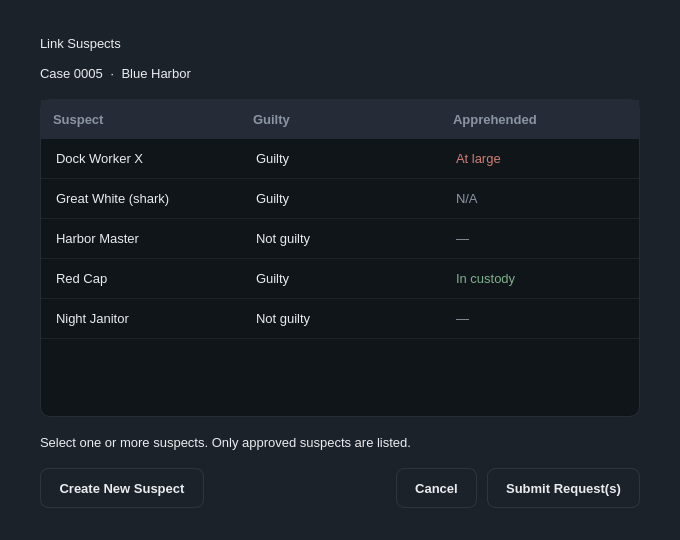
<?xml version="1.0" encoding="UTF-8"?>
<ui version="4.0">
 <class>MainWindow</class>
 <widget class="QMainWindow" name="MainWindow">
  <property name="geometry"><rect><x>0</x><y>0</y><width>680</width><height>540</height></rect></property>
  <property name="windowTitle"><string>MainWindow</string></property>
  <property name="styleSheet"><string notr="true">/* Asche Yiu Police Department - dark / gold theme
   Shared by every .ui file. Widgets pick a style through the dynamic
   property  variant  (Qt Designer: Property Editor &gt; Dynamic Properties). */

QMainWindow, QDialog, QWidget#centralwidget { background: #1c222a; }
QWidget { color: #eaecef; font-family: "Inter", "SF Pro Text", "Segoe UI", "Helvetica Neue", sans-serif; font-size: 13px; }
QLabel { background: transparent; }
QCheckBox { background: transparent; spacing: 8px; }

/* ---- typography ---- */
QLabel[variant="title"]     { font-size: 20px; font-weight: 700; color: #eaecef; }
QLabel[variant="subtitle"]  { font-size: 13px; color: #8b94a3; }
QLabel[variant="field"]     { color: #8b94a3; }
QLabel[variant="section"]   { color: #eaecef; font-size: 14px; font-weight: 600; }
QLabel[variant="cardTitle"] { font-size: 16px; font-weight: 700; color: #eaecef; }
QLabel[variant="value"]     { font-size: 14px; font-weight: 600; color: #eaecef; }
QLabel[variant="hint"]      { color: #8b94a3; font-size: 12px; }
QLabel[variant="stat"]      { color: #c3a459; font-size: 22px; font-weight: 700; }
QFrame[variant="accent"]    { background: #c3a459; border: none; border-radius: 1px; }

/* ---- badges / icons ---- */
QLabel[variant="badgeGold"]  { background: rgba(195,164,89,40);  color: #c3a459; border-radius: 10px; padding: 3px 10px; font-size: 11px; font-weight: 700; }
QLabel[variant="badgeGreen"] { background: rgba(111,159,125,40); color: #7fb08c; border-radius: 10px; padding: 3px 10px; font-size: 11px; font-weight: 700; }
QLabel[variant="badgeRed"]   { background: rgba(184,105,95,45);  color: #cf7d72; border-radius: 10px; padding: 3px 10px; font-size: 11px; font-weight: 700; }
QLabel[variant="badgeMuted"] { background: rgba(139,148,163,35); color: #aab2bf; border-radius: 10px; padding: 3px 10px; font-size: 11px; font-weight: 700; }
QLabel[variant="avatar"]     { background: #c3a459; color: #10151a; border-radius: 24px; font-size: 16px; font-weight: 700; }
QLabel[variant="iconGold"]   { background: rgba(195,164,89,40);  color: #c3a459; border-radius: 30px; font-size: 26px; font-weight: 700; }
QLabel[variant="iconRed"]    { background: rgba(184,105,95,45);  color: #cf7d72; border-radius: 30px; font-size: 26px; font-weight: 700; }

/* ---- containers ---- */
QFrame[variant="card"]      { background: #252c37; border: 1px solid #2d3640; border-radius: 12px; }
QFrame[variant="notice"]    { background: rgba(195,164,89,26);  border: 1px solid rgba(195,164,89,90);  border-radius: 8px; }
QFrame[variant="noticeRed"] { background: rgba(184,105,95,30);  border: 1px solid rgba(184,105,95,100); border-radius: 8px; }
QFrame[variant="dropzone"]  { background: #10151a; border: 1px dashed #3a4552; border-radius: 10px; }
QFrame[variant="card"] QLabel, QFrame[variant="notice"] QLabel, QFrame[variant="noticeRed"] QLabel, QFrame[variant="dropzone"] QLabel { border: none; }

/* ---- inputs ---- */
QLineEdit, QTextEdit, QPlainTextEdit, QDateTimeEdit, QSpinBox, QDoubleSpinBox, QComboBox {
    background: #10151a; border: 1px solid #2d3640; border-radius: 8px; padding: 8px 10px; min-height: 20px;
    selection-background-color: #c3a459; selection-color: #10151a; }
QLineEdit:focus, QTextEdit:focus, QPlainTextEdit:focus, QDateTimeEdit:focus, QSpinBox:focus, QDoubleSpinBox:focus, QComboBox:focus { border: 1px solid #c3a459; }
QLineEdit[readOnly="true"], QPlainTextEdit[readOnly="true"], QTextEdit[readOnly="true"] { background: #161c22; color: #eaecef; }
QComboBox QAbstractItemView { background: #10151a; border: 1px solid #2d3640; selection-background-color: #2b3440; selection-color: #eaecef; outline: 0; }

/* ---- buttons ---- */
QPushButton { background: #1c222a; border: 1px solid #2d3640; border-radius: 8px; padding: 9px 18px; min-height: 20px; font-weight: 600; color: #eaecef; }
QPushButton:hover { background: #232b35; border-color: #3a4552; }
QPushButton:pressed { background: #10151a; }
QPushButton:disabled { color: #5b6573; border-color: #252d36; }
QPushButton[variant="primary"] { background: #c3a459; border: 1px solid #c3a459; color: #10151a; font-weight: 700; }
QPushButton[variant="primary"]:hover { background: #cfb26a; border-color: #cfb26a; }
QPushButton[variant="primary"]:pressed { background: #b39549; }
QPushButton[variant="primary"]:disabled { background: #4a4332; border-color: #4a4332; color: #8a8168; }
QPushButton[variant="accept"] { background: #273235; border: 1px solid #34483f; color: #7fb08c; font-weight: 700; }
QPushButton[variant="accept"]:hover { background: #2c3a3d; }
QPushButton[variant="reject"] { background: #2f2b31; border: 1px solid #4a3638; color: #cf7d72; font-weight: 700; }
QPushButton[variant="reject"]:hover { background: #352e34; }
QPushButton[variant="tile"] { background: #252c37; border: 1px solid #2d3640; border-radius: 12px; padding: 16px 20px; text-align: left; font-size: 14px; font-weight: 500; }
QPushButton[variant="tile"]:hover { border-color: #c3a459; background: #29313d; }

/* ---- lists / tables ---- */
QListWidget, QTableWidget, QTreeWidget { background: #10151a; border: 1px solid #252d36; border-radius: 10px; outline: 0; gridline-color: transparent; alternate-background-color: #131920; }
QListWidget::item { padding: 10px 12px; border-bottom: 1px solid #1d242c; }
QListWidget::item:selected, QTableWidget::item:selected { background: #232b35; color: #eaecef; }
QListWidget::item:hover, QTableWidget::item:hover { background: #1a2129; }
QTableWidget::item { padding: 8px 12px; border-bottom: 1px solid #1d242c; }
QHeaderView { background: #252c37; border: none; border-top-left-radius: 10px; border-top-right-radius: 10px; }
QHeaderView::section { background: #252c37; color: #8b94a3; font-weight: 600; border: none; padding: 10px 12px; }
QTableCornerButton::section { background: #252c37; border: none; }
QTableView::indicator, QListView::indicator, QCheckBox::indicator { width: 16px; height: 16px; border: 1px solid #3a4552; border-radius: 4px; background: #10151a; }
QTableView::indicator:checked, QListView::indicator:checked, QCheckBox::indicator:checked { background: #c3a459; border-color: #c3a459; }

/* ---- tabs ---- */
QTabWidget::pane { border: none; top: 8px; }
QTabBar::tab { background: transparent; color: #8b94a3; padding: 8px 16px; margin-right: 4px; border: none; border-bottom: 2px solid #2d3640; font-weight: 600; }
QTabBar::tab:selected { color: #eaecef; border-bottom: 2px solid #c3a459; }
QTabBar::tab:hover:!selected { color: #c9ced6; }

/* ---- scrollbars ---- */
QScrollBar:vertical { background: transparent; width: 10px; margin: 2px; }
QScrollBar::handle:vertical { background: #2d3640; border-radius: 3px; min-height: 24px; }
QScrollBar:horizontal { background: transparent; height: 10px; margin: 2px; }
QScrollBar::handle:horizontal { background: #2d3640; border-radius: 3px; min-width: 24px; }
QScrollBar::add-line, QScrollBar::sub-line { width: 0; height: 0; }
QScrollBar::add-page, QScrollBar::sub-page { background: transparent; }

/* spin boxes: keep typing area clean, arrows via keyboard / wheel */
QSpinBox::up-button, QSpinBox::down-button, QDoubleSpinBox::up-button, QDoubleSpinBox::down-button { width: 0; border: none; }
</string></property>
  <widget class="QWidget" name="centralwidget"><layout class="QVBoxLayout" name="layout_112"><property name="leftMargin"><number>40</number></property><property name="topMargin"><number>36</number></property><property name="rightMargin"><number>40</number></property><property name="bottomMargin"><number>32</number></property><property name="spacing"><number>18</number></property><item><layout class="QVBoxLayout" name="layout_109"><property name="leftMargin"><number>0</number></property><property name="topMargin"><number>0</number></property><property name="rightMargin"><number>0</number></property><property name="bottomMargin"><number>0</number></property><property name="spacing"><number>6</number></property><item><widget class="QLabel" name="lblTitle"><property name="variant" stdset="0"><string>title</string></property><property name="text"><string>Link Suspects</string></property></widget></item><item><widget class="QFrame" name="qframe_107"><property name="variant" stdset="0"><string>accent</string></property><property name="minimumSize"><size><width>32</width><height>3</height></size></property><property name="maximumSize"><size><width>32</width><height>3</height></size></property></widget></item><item><widget class="QLabel" name="qlabel_108"><property name="variant" stdset="0"><string>subtitle</string></property><property name="text"><string>Case 0005  ·  Blue Harbor</string></property></widget></item></layout></item><item><widget class="QTableWidget" name="tblSuspects"><property name="rowCount"><number>5</number></property><property name="columnCount"><number>3</number></property><property name="editTriggers"><enum>QAbstractItemView::NoEditTriggers</enum></property><property name="selectionBehavior"><enum>QAbstractItemView::SelectRows</enum></property><property name="selectionMode"><enum>QAbstractItemView::SingleSelection</enum></property><property name="showGrid"><bool>false</bool></property><property name="horizontalScrollBarPolicy"><enum>Qt::ScrollBarAlwaysOff</enum></property><property name="minimumSize"><size><width>0</width><height>230</height></size></property><attribute name="horizontalHeaderDefaultSectionSize"><number>200</number></attribute><attribute name="horizontalHeaderStretchLastSection"><bool>true</bool></attribute><attribute name="verticalHeaderVisible"><bool>false</bool></attribute><attribute name="verticalHeaderDefaultSectionSize"><number>40</number></attribute><column><property name="text"><string>Suspect</string></property><property name="textAlignment"><set>Qt::AlignLeading|Qt::AlignVCenter</set></property></column><column><property name="text"><string>Guilty</string></property><property name="textAlignment"><set>Qt::AlignLeading|Qt::AlignVCenter</set></property></column><column><property name="text"><string>Apprehended</string></property><property name="textAlignment"><set>Qt::AlignLeading|Qt::AlignVCenter</set></property></column><item row="0" column="0"><property name="checkState"><enum>Qt::Unchecked</enum></property><property name="text"><string>Dock Worker X</string></property></item><item row="0" column="1"><property name="text"><string>Guilty</string></property></item><item row="0" column="2"><property name="text"><string>At large</string></property><property name="foreground"><brush brushstyle="SolidPattern"><color alpha="255"><red>207</red><green>125</green><blue>114</blue></color></brush></property></item><item row="1" column="0"><property name="checkState"><enum>Qt::Unchecked</enum></property><property name="text"><string>Great White (shark)</string></property></item><item row="1" column="1"><property name="text"><string>Guilty</string></property></item><item row="1" column="2"><property name="text"><string>N/A</string></property><property name="foreground"><brush brushstyle="SolidPattern"><color alpha="255"><red>139</red><green>148</green><blue>163</blue></color></brush></property></item><item row="2" column="0"><property name="checkState"><enum>Qt::Unchecked</enum></property><property name="text"><string>Harbor Master</string></property></item><item row="2" column="1"><property name="text"><string>Not guilty</string></property></item><item row="2" column="2"><property name="text"><string>—</string></property><property name="foreground"><brush brushstyle="SolidPattern"><color alpha="255"><red>139</red><green>148</green><blue>163</blue></color></brush></property></item><item row="3" column="0"><property name="checkState"><enum>Qt::Unchecked</enum></property><property name="text"><string>Red Cap</string></property></item><item row="3" column="1"><property name="text"><string>Guilty</string></property></item><item row="3" column="2"><property name="text"><string>In custody</string></property><property name="foreground"><brush brushstyle="SolidPattern"><color alpha="255"><red>127</red><green>176</green><blue>140</blue></color></brush></property></item><item row="4" column="0"><property name="checkState"><enum>Qt::Unchecked</enum></property><property name="text"><string>Night Janitor</string></property></item><item row="4" column="1"><property name="text"><string>Not guilty</string></property></item><item row="4" column="2"><property name="text"><string>—</string></property><property name="foreground"><brush brushstyle="SolidPattern"><color alpha="255"><red>139</red><green>148</green><blue>163</blue></color></brush></property></item></widget></item><item><widget class="QLabel" name="lblHint"><property name="variant" stdset="0"><string>hint</string></property><property name="text"><string>Select one or more suspects. Only approved suspects are listed.</string></property></widget></item><item><layout class="QHBoxLayout" name="layout_111"><property name="leftMargin"><number>0</number></property><property name="topMargin"><number>0</number></property><property name="rightMargin"><number>0</number></property><property name="bottomMargin"><number>0</number></property><property name="spacing"><number>10</number></property><item><widget class="QPushButton" name="btnNewSuspect"><property name="text"><string>Create New Suspect</string></property></widget></item><item><spacer name="spacer_110"><property name="orientation"><enum>Qt::Horizontal</enum></property><property name="sizeHint" stdset="0"><size><width>20</width><height>20</height></size></property></spacer></item><item><widget class="QPushButton" name="btnCancel"><property name="text"><string>Cancel</string></property></widget></item><item><widget class="QPushButton" name="btnSubmit"><property name="variant" stdset="0"><string>primary</string></property><property name="text"><string>Submit Request(s)</string></property></widget></item></layout></item></layout></widget>
 </widget>
 <resources/>
 <connections/>
</ui>
